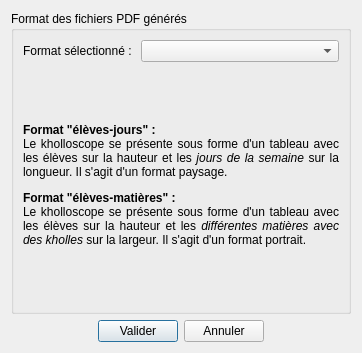
<?xml version="1.0" encoding="UTF-8"?>
<ui version="4.0">
 <class>SettingsDialog</class>
 <widget class="QDialog" name="SettingsDialog">
  <property name="windowModality">
   <enum>Qt::WindowModal</enum>
  </property>
  <property name="geometry">
   <rect>
    <x>0</x>
    <y>0</y>
    <width>362</width>
    <height>353</height>
   </rect>
  </property>
  <property name="windowTitle">
   <string>Paramètres</string>
  </property>
  <layout class="QVBoxLayout" name="verticalLayout" stretch="1,0">
   <item>
    <widget class="QGroupBox" name="groupBox">
     <property name="title">
      <string>Format des fichiers PDF générés</string>
     </property>
     <layout class="QVBoxLayout" name="verticalLayout_2" stretch="0,1">
      <item>
       <layout class="QHBoxLayout" name="horizontalLayout" stretch="0,1">
        <item>
         <widget class="QLabel" name="label">
          <property name="text">
           <string>Format sélectionné : </string>
          </property>
         </widget>
        </item>
        <item>
         <widget class="QComboBox" name="comboBox_formats"/>
        </item>
       </layout>
      </item>
      <item>
       <widget class="QLabel" name="description_formatDPF">
        <property name="text">
         <string>&lt;html&gt;&lt;head/&gt;&lt;body&gt;&lt;p align=&quot;justify&quot;&gt;&lt;span style=&quot; font-weight:600;&quot;&gt;Format &amp;quot;élèves-jours&amp;quot; :&lt;/span&gt;&lt;br/&gt;Le kholloscope se présente sous forme d'un tableau avec les élèves sur la hauteur et les&lt;span style=&quot; font-style:italic;&quot;&gt; jours de la semaine&lt;/span&gt; sur la longueur. Il s'agit d'un format paysage.&lt;/p&gt;&lt;p align=&quot;justify&quot;&gt;&lt;span style=&quot; font-weight:600;&quot;&gt;Format &amp;quot;élèves-matières&amp;quot; :&lt;/span&gt;&lt;br/&gt;Le kholloscope se présente sous forme d'un tableau avec les élèves sur la hauteur et les&lt;span style=&quot; font-style:italic;&quot;&gt; différentes matières avec des kholles&lt;/span&gt; sur la largeur. Il s'agit d'un format portrait.&lt;/p&gt;&lt;/body&gt;&lt;/html&gt;</string>
        </property>
        <property name="scaledContents">
         <bool>false</bool>
        </property>
        <property name="wordWrap">
         <bool>true</bool>
        </property>
       </widget>
      </item>
     </layout>
    </widget>
   </item>
   <item>
    <layout class="QHBoxLayout" name="horizontalLayout_2">
     <item>
      <spacer name="horizontalSpacer">
       <property name="orientation">
        <enum>Qt::Horizontal</enum>
       </property>
       <property name="sizeHint" stdset="0">
        <size>
         <width>40</width>
         <height>20</height>
        </size>
       </property>
      </spacer>
     </item>
     <item>
      <widget class="QPushButton" name="pushButton_valid">
       <property name="text">
        <string>Valider</string>
       </property>
      </widget>
     </item>
     <item>
      <widget class="QPushButton" name="pushButton_cancel">
       <property name="text">
        <string>Annuler</string>
       </property>
      </widget>
     </item>
     <item>
      <spacer name="horizontalSpacer_2">
       <property name="orientation">
        <enum>Qt::Horizontal</enum>
       </property>
       <property name="sizeHint" stdset="0">
        <size>
         <width>40</width>
         <height>20</height>
        </size>
       </property>
      </spacer>
     </item>
    </layout>
   </item>
  </layout>
 </widget>
 <resources/>
 <connections>
  <connection>
   <sender>pushButton_cancel</sender>
   <signal>clicked()</signal>
   <receiver>SettingsDialog</receiver>
   <slot>reject()</slot>
   <hints>
    <hint type="sourcelabel">
     <x>246</x>
     <y>200</y>
    </hint>
    <hint type="destinationlabel">
     <x>311</x>
     <y>192</y>
    </hint>
   </hints>
  </connection>
 </connections>
</ui>
